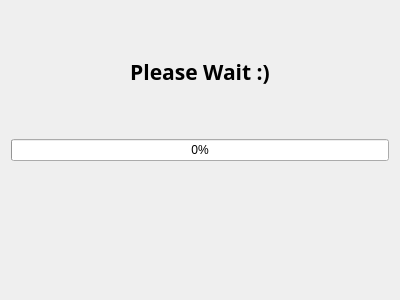
<?xml version="1.0" encoding="UTF-8"?>
<ui version="4.0">
 <class>Dialog</class>
 <widget class="QDialog" name="Dialog">
  <property name="geometry">
   <rect>
    <x>0</x>
    <y>0</y>
    <width>400</width>
    <height>300</height>
   </rect>
  </property>
  <property name="windowTitle">
   <string>Dialog</string>
  </property>
  <property name="modal">
   <bool>true</bool>
  </property>
  <layout class="QVBoxLayout" name="verticalLayout">
   <item>
    <widget class="QLabel" name="WaitTextLabel">
     <property name="font">
      <font>
       <family>Sans Serif</family>
       <pointsize>16</pointsize>
       <weight>75</weight>
       <bold>true</bold>
      </font>
     </property>
     <property name="text">
      <string>Please Wait :)</string>
     </property>
     <property name="alignment">
      <set>Qt::AlignCenter</set>
     </property>
    </widget>
   </item>
   <item>
    <widget class="QProgressBar" name="ProgressBar">
     <property name="sizePolicy">
      <sizepolicy hsizetype="Expanding" vsizetype="Fixed">
       <horstretch>0</horstretch>
       <verstretch>0</verstretch>
      </sizepolicy>
     </property>
     <property name="value">
      <number>0</number>
     </property>
     <property name="invertedAppearance">
      <bool>false</bool>
     </property>
    </widget>
   </item>
   <item>
    <widget class="QLabel" name="DummyLabel">
     <property name="text">
      <string/>
     </property>
    </widget>
   </item>
  </layout>
 </widget>
 <resources/>
 <connections/>
</ui>
